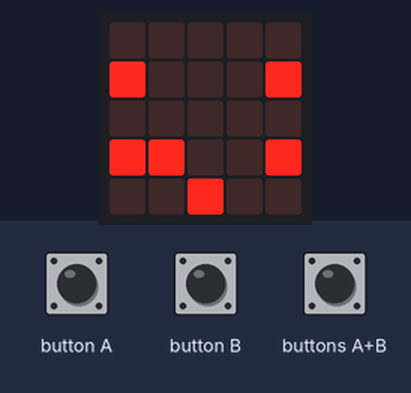
The program below on a simulated Calliope mini (MakeCode). On the bench: the board's 5×5 LED display. The test bench sets the inputs (shaded band). Random numbers come from a fixed seed; the 48×5 strip is a reading aid, not a part: it shows the text the display is scrolling, unrolled, one strip-width of it at a time.

Above: at 1.2 s.
1.3 s: buttons A+B pressed for 0.15 s
At 1.7 s:
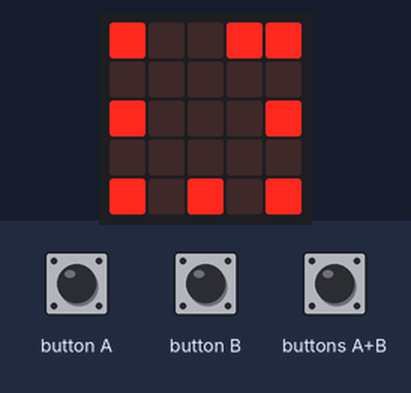
2.0 s: button A pressed for 0.15 s
At 2.32 s:
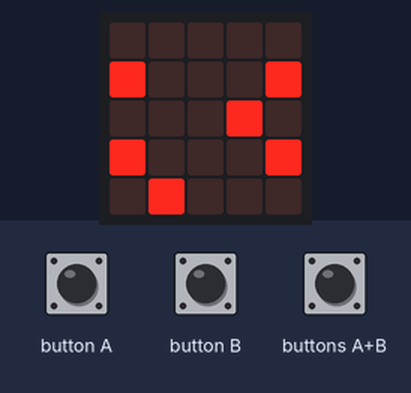
2.7 s: button B pressed for 0.15 s
At 3.24 s:
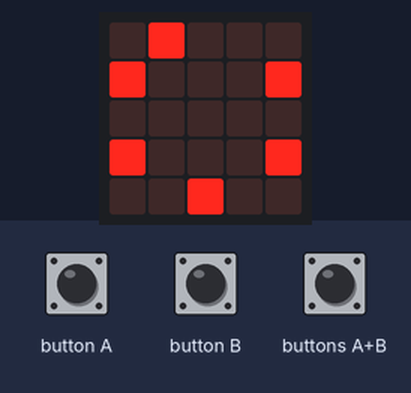
3.4 s: button B pressed for 0.15 s
At 3.87 s:
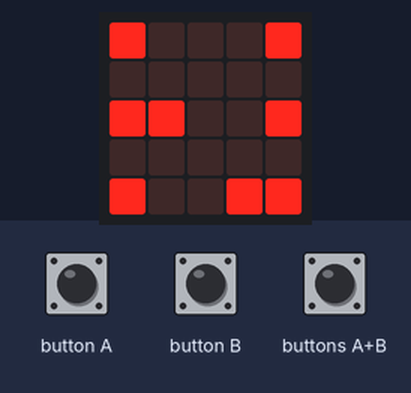
4.1 s: buttons A+B pressed for 1 s
At 5.41 s:
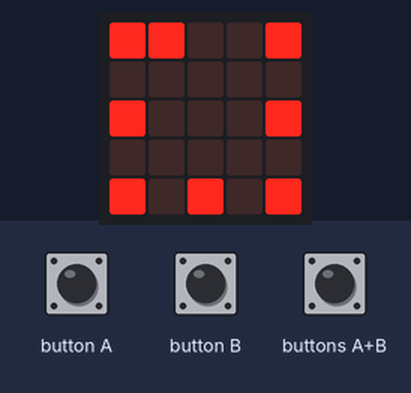
5.7 s: button A pressed for 0.15 s
At 6.03 s:
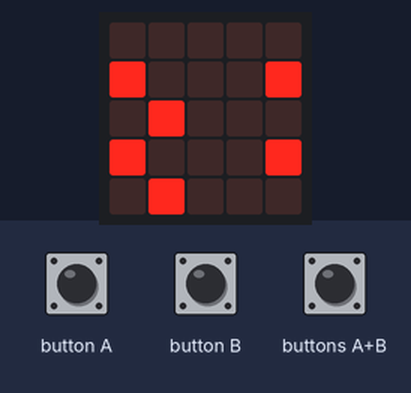

The program:

main.ts
```typescript
function neuerGeisterfahrer () {
    geisterfahrer_y = 0
    geisterfahrer_x = randint(1, 3)
}
function löscheZeile (zeile: number) {
    led.unplot(0, zeile)
    led.unplot(1, zeile)
    led.unplot(2, zeile)
    led.unplot(3, zeile)
    led.unplot(4, zeile)
}
input.onButtonEvent(Button.A, input.buttonEventClick(), function () {
    auto_position_x = auto_position_x - 1
})
function prüfeUnfall () {
    if (auto_position_x == 0) {
        status = "end"
    }
    if (auto_position_x == 4) {
        status = "end"
    }
    if (auto_position_x == geisterfahrer_x && auto_position_y == geisterfahrer_y) {
        status = "end"
    }
}
function zeigeStatusEnd () {
    basic.showString("END")
}
function zeigeStrasse () {
    for (let Index = 0; Index <= 4; Index++) {
        löscheZeile(Index)
        if (strasse_nummer == 0) {
            if (Index % 2 == 0) {
                led.plot(0, Index)
                led.plot(4, Index)
            }
        } else {
            if (Index % 2 != 0) {
                led.plot(0, Index)
                led.plot(4, Index)
            }
        }
    }
}
function zeigeGeisterfahrer () {
    if (input.runningTime() - geisterfahrer_zeit >= 300) {
        geisterfahrer_y += 1
        geisterfahrer_zeit = input.runningTime()
    }
    if (geisterfahrer_y > 4) {
        neuerGeisterfahrer()
    }
    led.plot(geisterfahrer_x, geisterfahrer_y)
}
input.onButtonEvent(Button.AB, input.buttonEventClick(), function () {
    status = "start"
})
input.onButtonEvent(Button.B, input.buttonEventClick(), function () {
    auto_position_x = auto_position_x + 1
})
function zeigeStatusStart () {
    löscheLEDS()
    auto_position_x = 2
    auto_position_y = 4
    status = "spiel"
    strasse_nummer = 0
    zeit = input.runningTime()
    geisterfahrer_zeit = input.runningTime()
    neuerGeisterfahrer()
}
function zeigeStatusSpiel () {
    prüfeUnfall()
    zeit_vergangen = input.runningTime() - zeit
    auto_position_x = Math.constrain(auto_position_x, 0, 4)
    if (zeit_vergangen >= 500) {
        if (strasse_nummer == 0) {
            strasse_nummer = 1
        } else {
            strasse_nummer = 0
        }
        zeit = input.runningTime()
    }
    zeigeStrasse()
    zeigeGeisterfahrer()
    led.plot(auto_position_x, auto_position_y)
}
function löscheLEDS () {
    for (let x = 0; x <= 4; x++) {
        for (let y = 0; y <= 4; y++) {
            led.unplot(x, y)
        }
    }
}
let zeit_vergangen = 0
let zeit = 0
let geisterfahrer_zeit = 0
let strasse_nummer = 0
let auto_position_y = 0
let auto_position_x = 0
let geisterfahrer_x = 0
let geisterfahrer_y = 0
let status = ""
status = "start"
basic.forever(function () {
    if (status == "start") {
        zeigeStatusStart()
    } else if (status == "end") {
        zeigeStatusEnd()
    } else {
        zeigeStatusSpiel()
    }
})
```

test.ts
```typescript
// Hier kann man Tests durchführen; diese Datei wird nicht kompiliert, wenn dieses Paket als Erweiterung verwendet wird.
```
